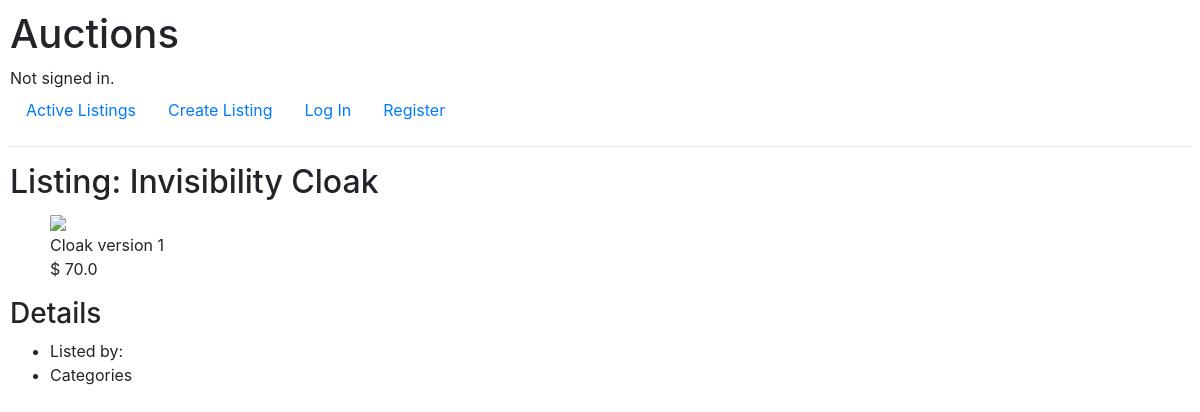
Before: /listing/1 with the older database file.
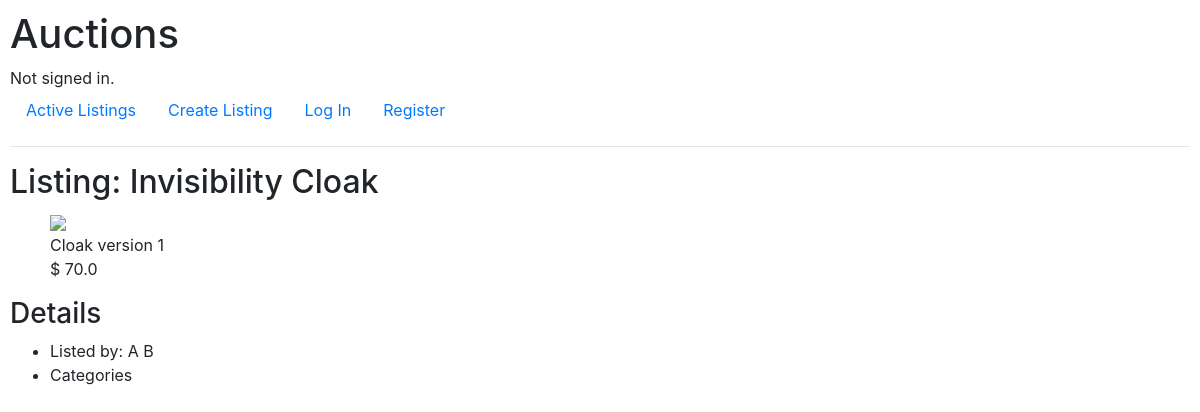
After: the same page with the newer database file.
### auctions/models.py (models this page shows, shortened)
class Listing(models.Model):
    item = models.CharField(max_length=64)
    price = models.FloatField()
    currency = models.CharField(max_length=3)
    image = models.ImageField(upload_to="uploads/images", blank=True)
    image_url = models.URLField(blank=True)
    description = models.CharField(max_length=256, blank=True)
    category = models.ForeignKey(Category, on_delete=models.CASCADE)
    created = models.DateTimeField(auto_now=True)
    created_by = models.ForeignKey(User, on_delete=models.CASCADE)

class User(AbstractUser):
    def __str__(self):
        return f"{self.username} - {self.email}"

### auctions/views.py (the view)
# urls.py: path("listing/<int:id>", views.listing, name="listing"),
def listing(request, id):
    return render(request, "auctions/listing.html", {
        "item": Listing.objects.get(id=id)
    })

### auctions/templates/auctions/listing.html
{% extends "auctions/layout.html" %}
{% load static %}
{% block body %}
    <h2>Listing: {{ item.item }}</h2>
    <ul>
        <img class="listing image" src="{% static item.image %}">
        <br/>
        {{ item.description }}
        <br/>
        {{ item.currency }} {{ item.price }}
    </ul>
    <h3>Details</h3>
    <ul>
        <li>Listed by: {{ item.created_by.first_name }} {{ item.created_by.last_name }}</li>
        <li>Categories</li>
    </ul>
{% endblock %}

Changed rows visible on the page:
changed through a linked row, Listing "Invisibility Cloak": created_by.first_name (not shown) → "A"; created_by.last_name (not shown) → "B"
